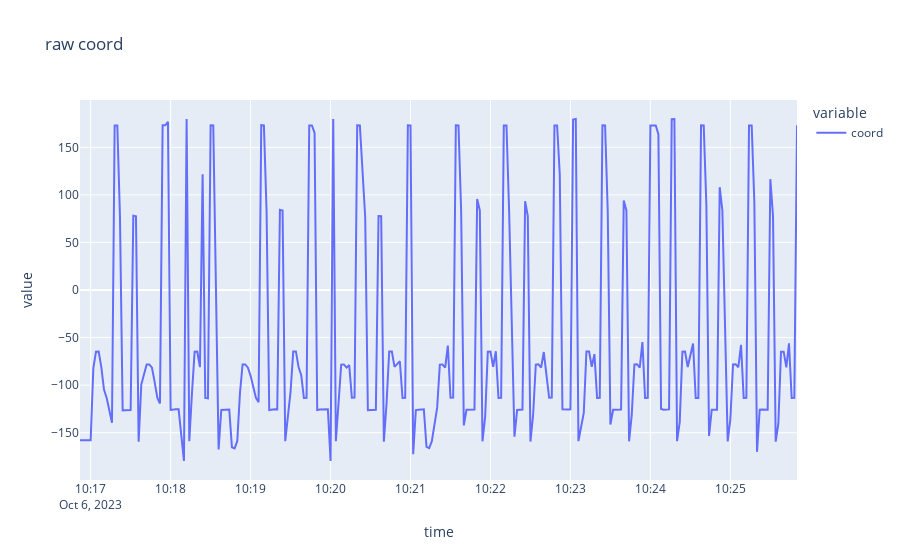

The notebook cell saved with this chart:
### Code cell
query = '''SELECT last("coord") as coord FROM "joints" WHERE time >= 1696587404700ms and time <= 1696587952888ms  GROUP BY time(2s) fill(linear)'''
table = client.query(query=query, language="influxql")
normal_data = table.to_pandas().drop(columns=['iox::measurement']).set_index('time').dropna(how='all')
fig = px.line(normal_data, y=["coord"], title='raw coord' )
fig.show()

### Figure 1 — Plotly figure (JSON) as saved in the notebook; plotly's stock layout.template omitted (floating-point values rounded to 4 significant figures; data arrays with more than 128 entries replaced by an {"elided": "..."} marker saying what was removed)
{"data": [{"hovertemplate": "variable=coord<br>time=%{x}<br>value=%{y}<extra></extra>", "legendgroup": "coord", "line": {"color": "#636efa", "dash": "solid"}, "marker": {"symbol": "circle"}, "mode": "lines", "name": "coord", "orientation": "v", "showlegend": true, "type": "scatter", "x": {"elided": "270 str values"}, "xaxis": "x", "y": {"elided": "270 float values"}, "yaxis": "y"}], "layout": {"legend": {"title": {"text": "variable"}, "tracegroupgap": 0}, "title": {"text": "raw coord"}, "xaxis": {"anchor": "y", "domain": [0, 1], "title": {"text": "time"}}, "yaxis": {"anchor": "x", "domain": [0, 1], "title": {"text": "value"}}}}
